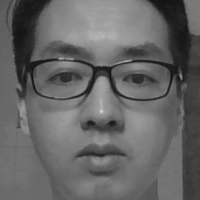
#> input picture 计算机视觉/Opencv教程/人脸检测与识别/data/linchuhai_4.pgm, 200 x 200 px, given in place of the camera
$ python '人脸识别.py'
#> lines starting #> are read from the running program, lines starting #| are printed output that depends on the picture
import cv2
import sys
import os
import numpy as np
import cv2.face
import pandas as pd

#生成人脸检测数据
def gerenate(people_name):
#> called with people_name = 'linshizhe'
    face_cascade=cv2.CascadeClassifier('C:\\Users\\T\\Desktop\\haarcascade_frontalface_default.xml')
    eye_cascade=cv2.CascadeClassifier('C:\\Users\\T\\Desktop\\haarcascade_eye.xml')
    camera=cv2.VideoCapture(0)
    count=0
    while count<10:
        ret,frame=camera.read()
#> frame is the input picture: shape (200, 200, 3); min 17, max 211, mean 101.6
        gray=cv2.cvtColor(frame,cv2.COLOR_BGR2GRAY)
        faces=face_cascade.detectMultiScale(gray,1.3,5)
#> faces = [[17, 10, 177, 177]]
        for (x,y,w,h) in faces:
            img=cv2.rectangle(frame,(x,y),(x+w,y+h),(255,0,0),2)
            #截取人脸，并控制图像大小为200*200
            f=cv2.resize(gray[y:y+h,x:x+w],(200,200))
            cv2.imwrite('./data/{0}_{1}.pgm'.format(people_name,str(count)),f)
            cv2.imshow('camera',frame)
            cv2.waitKey(100)
#> this loop made 1 pass
#> pass 1, in gerenate, `img=cv2.rectangle(frame,(x,y),(x+w,y+h),(255,0,0),2)`:
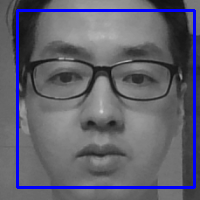
#> img: shape (200, 200, 3); mean B, G, R 110.3, 96.8, 96.8
#> pass 1, in gerenate, `f=cv2.resize(gray[y:y+h,x:x+w],(200,200))`:
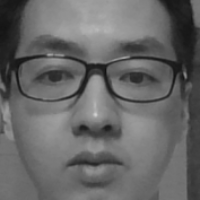
#> f: shape (200, 200); min 18, max 209, mean 103
        count+=1
    camera.release()
    cv2.destroyAllWindows()

gerenate('linshizhe')

#定义人脸数据读取函数
# [45 lines left out: functions read_images, face_rec, not called in this run]

face_rec('./data')

$ run again, on 计算机视觉/Opencv教程/人脸检测与识别/data/linchuhai_7.pgm
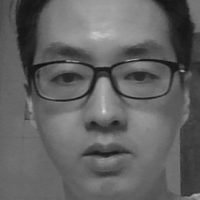
#> input picture 计算机视觉/Opencv教程/人脸检测与识别/data/linchuhai_7.pgm, 200 x 200 px, given in place of the camera
#> in gerenate, frame is the input picture: shape (200, 200, 3); min 15, max 217, mean 98.4
#> faces = [[17, 16, 171, 171]]
#> the loop in gerenate, `for (x,y,w,h) in faces:` made 1 pass
#> pass 1, in gerenate, `img=cv2.rectangle(frame,(x,y),(x+w,y+h),(255,0,0),2)`:
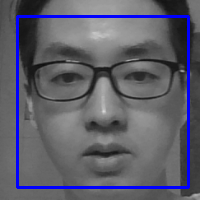
#> img: shape (200, 200, 3); mean B, G, R 106.8, 93.8, 93.8
#> pass 1, in gerenate, `f=cv2.resize(gray[y:y+h,x:x+w],(200,200))`:
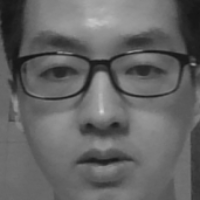
#> f: shape (200, 200); min 17, max 213, mean 100.6
